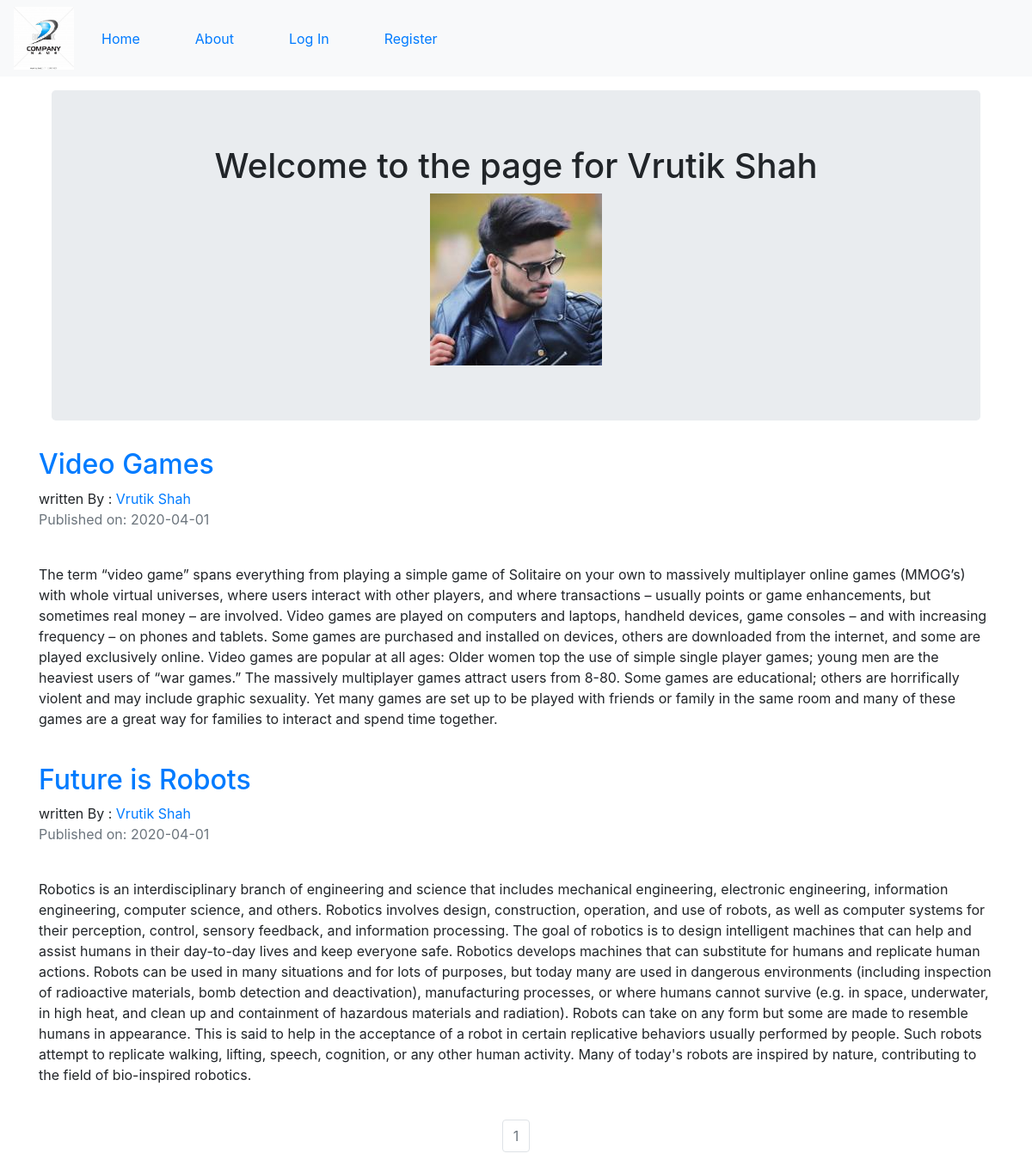
Screenshot of /Vrutik Shah with the database file from the repository.
### company_blog/models.py (models this page shows, shortened)
class User(db.Model,UserMixin):
	__tablename__ = 'users'
	id = db.Column(db.Integer,primary_key = True)
	profile_image = db.Column(db.String(64),default = 'default_image.jpg')
	email = db.Column(db.String(64),unique = True,index = True)
	username = db.Column(db.String(64),unique = True,index = True)
	password_hash = db.Column(db.String(128))
	posts = db.relationship('BlogPost',backref = 'author',lazy = True)

class BlogPost(db.Model):
	users = db.relationship(User)
	id = db.Column(db.Integer,primary_key = True)
	user_id = db.Column(db.Integer,db.ForeignKey('users.id'),nullable = False)
	date = db.Column(db.DateTime,nullable = False,default = datetime.utcnow)
	title = db.Column(db.String(140),nullable = False)
	text = db.Column(db.Text,nullable = False)
	def __repr__(self):
		return f"Post ID : {self.id} -- Date : {self.date} --- {self.title}"

### company_blog/users/views.py (the view)
@users.route('/<username>')
def user_posts(username):
    page = request.args.get('page',1,type = int)
    user = User.query.filter_by(username = username).first_or_404()
    blog_posts = BlogPost.query.filter_by(author = user).order_by(BlogPost.date.desc()).paginate(page=page,per_page = 5)
    print(blog_posts.items)
    return render_template('user_blog_posts.html',blog_posts= blog_posts,user = user)

### company_blog/templates/user_blog_posts.html
{% extends 'base.html' %}
{% block content %}
<div class="container">
    <div class="jumbotron">
        <div align = 'center'>
            <h1>Welcome to the page for {{user.username}}</h1>
            <img align ='center' src="{{url_for('static',filename='profile_pics/'+user.profile_image)}}" alt="">
        </div>
    </div>
</div>
{% for post in blog_posts.items %}
    <h2> <a href="{{url_for('blog_posts.blog_post',blog_post_id = post.id)}}" style="text-decoration: none;">{{post.title}}</a></h2>
    written By : <a href="{{url_for('users.user_posts',username = post.author.username)}}">{{post.author.username}}</a>
    <p class="text-muted">Published on: {{post.date.strftime("%Y-%m-%d")}}</p>
    <br>
    <p>{{post.text}}</p>
    <br>
{% endfor %}
<nav aria-label="Page navigation example">
    <ul class="pagination justify-content-center">
        {% for page_num in blog_posts.iter_pages(left_edge=1,right_edge=1,left_current=1,right_current=2) %}
            {% if blog_posts.page == page_num %}
                <li class="page-item disabled">
                    <a class="page-link" href="{{url_for('users.user_posts',username = user.username,page= page_num)}}">{{page_num}}</a>
                </li>
            {% else %}
                <li class="page-item">
                    <a class="page-link" href="{{url_for('users.user_posts',username = user.username,page= page_num)}}">{{page_num}}</a>
                </li>
            {% endif %}
        {% endfor %}
    </ul>
</nav>
{% endblock %}

### rows the page displays
User: username "Vrutik Shah", profile_image (picture)
BlogPost: title "Video Games", author.username "Vrutik Shah", date "2020-04-01", text "The term “video game” spans everything from playing a simple game of Solitaire on your own to massively multiplayer online games (MMOG’s) with whole virtual universes, where users interact with other players, and where transactions – usually points or game enhancements, but sometimes real money – are involved. Video games are played on computers and laptops, handheld devices, game consoles – and with increasing frequency – on phones and tablets. Some games are purchased and installed on devices, others are downloaded from the internet, and some are played exclusively online. Video games are popular at all ages: Older women top the use of simple single player games; young men are the…"
BlogPost: title "Future is Robots", author.username "Vrutik Shah", date "2020-04-01", text "Robotics is an interdisciplinary branch of engineering and science that includes mechanical engineering, electronic engineering, information engineering, computer science, and others. Robotics involves design, construction, operation, and use of robots, as well as computer systems for their perception, control, sensory feedback, and information processing. The goal of robotics is to design intelligent machines that can help and assist humans in their day-to-day lives and keep everyone safe. Robotics develops machines that can substitute for humans and replicate human actions. Robots can be used in many situations and for lots of purposes, but today many are used in dangerous environments…"

### other values shown
{{ page_num }} "1"
